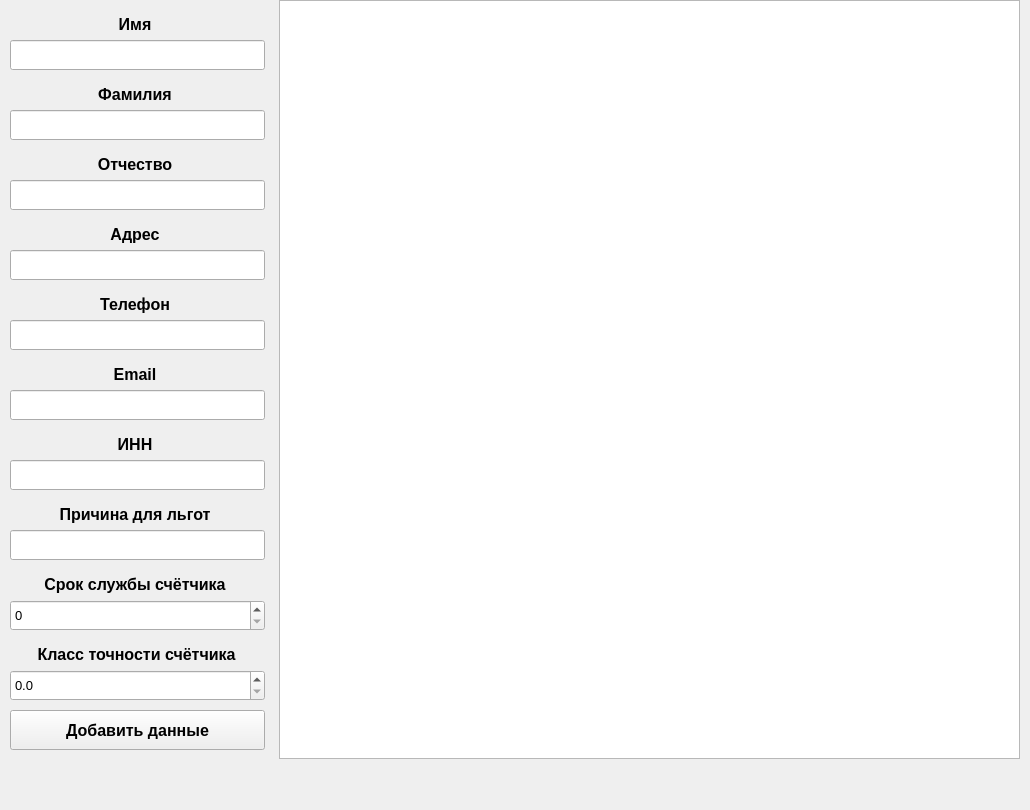
   <widget class="QWidget" name="tab">
    <property name="font">
     <font>
      <pointsize>10</pointsize>
      <weight>50</weight>
      <italic>false</italic>
      <bold>false</bold>
     </font>
    </property>
    <attribute name="title">
     <string>Добавить</string>
    </attribute>
    <widget class="QTableView" name="tableView">
     <property name="geometry">
      <rect>
       <x>279</x>
       <y>0</y>
       <width>741</width>
       <height>759</height>
      </rect>
     </property>
    </widget>
    <widget class="QPushButton" name="addPushButton">
     <property name="geometry">
      <rect>
       <x>10</x>
       <y>710</y>
       <width>255</width>
       <height>40</height>
      </rect>
     </property>
     <property name="font">
      <font>
       <family>Segoe UI</family>
       <pointsize>12</pointsize>
       <weight>75</weight>
       <italic>false</italic>
       <bold>true</bold>
      </font>
     </property>
     <property name="text">
      <string>Добавить данные</string>
     </property>
    </widget>
    <widget class="QLineEdit" name="lineEdit">
     <property name="geometry">
      <rect>
       <x>10</x>
       <y>40</y>
       <width>255</width>
       <height>30</height>
      </rect>
     </property>
    </widget>
    <widget class="QLineEdit" name="lineEdit_2">
     <property name="geometry">
      <rect>
       <x>10</x>
       <y>110</y>
       <width>255</width>
       <height>30</height>
      </rect>
     </property>
    </widget>
    <widget class="QLineEdit" name="lineEdit_3">
     <property name="geometry">
      <rect>
       <x>10</x>
       <y>180</y>
       <width>255</width>
       <height>30</height>
      </rect>
     </property>
    </widget>
    <widget class="QLineEdit" name="lineEdit_4">
     <property name="geometry">
      <rect>
       <x>10</x>
       <y>250</y>
       <width>255</width>
       <height>30</height>
      </rect>
     </property>
    </widget>
    <widget class="QLineEdit" name="lineEdit_5">
     <property name="geometry">
      <rect>
       <x>10</x>
       <y>320</y>
       <width>255</width>
       <height>30</height>
      </rect>
     </property>
    </widget>
    <widget class="QLineEdit" name="lineEdit_6">
     <property name="geometry">
      <rect>
       <x>10</x>
       <y>390</y>
       <width>255</width>
       <height>30</height>
      </rect>
     </property>
    </widget>
    <widget class="QLineEdit" name="lineEdit_7">
     <property name="geometry">
      <rect>
       <x>10</x>
       <y>460</y>
       <width>255</width>
       <height>30</height>
      </rect>
     </property>
    </widget>
    <widget class="QLabel" name="label">
     <property name="geometry">
      <rect>
       <x>10</x>
       <y>10</y>
       <width>250</width>
       <height>30</height>
      </rect>
     </property>
     <property name="font">
      <font>
       <pointsize>12</pointsize>
       <weight>75</weight>
       <italic>false</italic>
       <bold>true</bold>
      </font>
     </property>
     <property name="text">
      <string>&lt;html&gt;&lt;head/&gt;&lt;body&gt;&lt;p align=&quot;center&quot;&gt;Имя&lt;/p&gt;&lt;/body&gt;&lt;/html&gt;</string>
     </property>
     <property name="alignment">
      <set>Qt::AlignCenter</set>
     </property>
    </widget>
    <widget class="QLabel" name="label_2">
     <property name="geometry">
      <rect>
       <x>10</x>
       <y>80</y>
       <width>250</width>
       <height>30</height>
      </rect>
     </property>
     <property name="font">
      <font>
       <pointsize>12</pointsize>
       <weight>75</weight>
       <italic>false</italic>
       <bold>true</bold>
      </font>
     </property>
     <property name="text">
      <string>&lt;html&gt;&lt;head/&gt;&lt;body&gt;&lt;p align=&quot;center&quot;&gt;Фамилия&lt;/p&gt;&lt;/body&gt;&lt;/html&gt;</string>
     </property>
    </widget>
    <widget class="QLabel" name="label_3">
     <property name="geometry">
      <rect>
       <x>10</x>
       <y>150</y>
       <width>250</width>
       <height>30</height>
      </rect>
     </property>
     <property name="font">
      <font>
       <pointsize>12</pointsize>
       <weight>75</weight>
       <italic>false</italic>
       <bold>true</bold>
      </font>
     </property>
     <property name="text">
      <string>&lt;html&gt;&lt;head/&gt;&lt;body&gt;&lt;p align=&quot;center&quot;&gt;Отчество&lt;/p&gt;&lt;/body&gt;&lt;/html&gt;</string>
     </property>
     <property name="alignment">
      <set>Qt::AlignCenter</set>
     </property>
    </widget>
    <widget class="QLabel" name="label_4">
     <property name="geometry">
      <rect>
       <x>10</x>
       <y>220</y>
       <width>250</width>
       <height>30</height>
      </rect>
     </property>
     <property name="font">
      <font>
       <pointsize>12</pointsize>
       <weight>75</weight>
       <italic>false</italic>
       <bold>true</bold>
      </font>
     </property>
     <property name="text">
      <string>&lt;html&gt;&lt;head/&gt;&lt;body&gt;&lt;p align=&quot;center&quot;&gt;Адрес&lt;/p&gt;&lt;/body&gt;&lt;/html&gt;</string>
     </property>
     <property name="alignment">
      <set>Qt::AlignCenter</set>
     </property>
    </widget>
    <widget class="QLabel" name="label_5">
     <property name="geometry">
      <rect>
       <x>10</x>
       <y>290</y>
       <width>250</width>
       <height>30</height>
      </rect>
     </property>
     <property name="font">
      <font>
       <pointsize>12</pointsize>
       <weight>75</weight>
       <italic>false</italic>
       <bold>true</bold>
      </font>
     </property>
     <property name="text">
      <string>&lt;html&gt;&lt;head/&gt;&lt;body&gt;&lt;p align=&quot;center&quot;&gt;Телефон&lt;/p&gt;&lt;/body&gt;&lt;/html&gt;</string>
     </property>
     <property name="alignment">
      <set>Qt::AlignCenter</set>
     </property>
    </widget>
    <widget class="QLabel" name="label_6">
     <property name="geometry">
      <rect>
       <x>10</x>
       <y>360</y>
       <width>250</width>
       <height>30</height>
      </rect>
     </property>
     <property name="font">
      <font>
       <pointsize>12</pointsize>
       <weight>75</weight>
       <italic>false</italic>
       <bold>true</bold>
      </font>
     </property>
     <property name="text">
      <string>&lt;html&gt;&lt;head/&gt;&lt;body&gt;&lt;p align=&quot;center&quot;&gt;Email&lt;/p&gt;&lt;/body&gt;&lt;/html&gt;</string>
     </property>
     <property name="alignment">
      <set>Qt::AlignCenter</set>
     </property>
    </widget>
    <widget class="QLabel" name="label_7">
     <property name="geometry">
      <rect>
       <x>10</x>
       <y>430</y>
       <width>250</width>
       <height>30</height>
      </rect>
     </property>
     <property name="font">
      <font>
       <pointsize>12</pointsize>
       <weight>75</weight>
       <italic>false</italic>
       <bold>true</bold>
      </font>
     </property>
     <property name="text">
      <string>&lt;html&gt;&lt;head/&gt;&lt;body&gt;&lt;p align=&quot;center&quot;&gt;ИНН&lt;/p&gt;&lt;/body&gt;&lt;/html&gt;</string>
     </property>
     <property name="alignment">
      <set>Qt::AlignCenter</set>
     </property>
    </widget>
    <widget class="QLabel" name="label_8">
     <property name="geometry">
      <rect>
       <x>10</x>
       <y>500</y>
       <width>250</width>
       <height>30</height>
      </rect>
     </property>
     <property name="font">
      <font>
       <pointsize>12</pointsize>
       <weight>75</weight>
       <italic>false</italic>
       <bold>true</bold>
      </font>
     </property>
     <property name="text">
      <string>&lt;html&gt;&lt;head/&gt;&lt;body&gt;&lt;p align=&quot;center&quot;&gt;Причина для льгот&lt;/p&gt;&lt;/body&gt;&lt;/html&gt;</string>
     </property>
     <property name="alignment">
      <set>Qt::AlignCenter</set>
     </property>
    </widget>
    <widget class="QLabel" name="label_9">
     <property name="geometry">
      <rect>
       <x>10</x>
       <y>570</y>
       <width>250</width>
       <height>30</height>
      </rect>
     </property>
     <property name="font">
      <font>
       <pointsize>12</pointsize>
       <weight>75</weight>
       <italic>false</italic>
       <bold>true</bold>
      </font>
     </property>
     <property name="text">
      <string>&lt;html&gt;&lt;head/&gt;&lt;body&gt;&lt;p align=&quot;center&quot;&gt;Срок службы счётчика&lt;/p&gt;&lt;/body&gt;&lt;/html&gt;</string>
     </property>
     <property name="alignment">
      <set>Qt::AlignCenter</set>
     </property>
    </widget>
    <widget class="QLabel" name="label_10">
     <property name="geometry">
      <rect>
       <x>6</x>
       <y>640</y>
       <width>261</width>
       <height>30</height>
      </rect>
     </property>
     <property name="font">
      <font>
       <pointsize>12</pointsize>
       <weight>75</weight>
       <italic>false</italic>
       <bold>true</bold>
      </font>
     </property>
     <property name="text">
      <string>&lt;html&gt;&lt;head/&gt;&lt;body&gt;&lt;p align=&quot;center&quot;&gt;Класс точности счётчика&lt;/p&gt;&lt;/body&gt;&lt;/html&gt;</string>
     </property>
     <property name="alignment">
      <set>Qt::AlignCenter</set>
     </property>
    </widget>
    <widget class="QSpinBox" name="addSpinBox">
     <property name="geometry">
      <rect>
       <x>10</x>
       <y>600</y>
       <width>255</width>
       <height>31</height>
      </rect>
     </property>
     <property name="minimum">
      <number>0</number>
     </property>
     <property name="singleStep">
      <number>1</number>
     </property>
     <property name="value">
      <number>0</number>
     </property>
    </widget>
    <widget class="QDoubleSpinBox" name="addDoubleSpinBox">
     <property name="geometry">
      <rect>
       <x>10</x>
       <y>670</y>
       <width>255</width>
       <height>31</height>
      </rect>
     </property>
     <property name="decimals">
      <number>1</number>
     </property>
     <property name="maximum">
      <double>2.000000000000000</double>
     </property>
     <property name="singleStep">
      <double>0.100000000000000</double>
     </property>
     <property name="stepType">
      <enum>QAbstractSpinBox::AdaptiveDecimalStepType</enum>
     </property>
    </widget>
    <widget class="QLineEdit" name="lineEdit_8">
     <property name="geometry">
      <rect>
       <x>10</x>
       <y>530</y>
       <width>255</width>
       <height>30</height>
      </rect>
     </property>
    </widget>
    <widget class="QLabel" name="label_img">
     <property name="geometry">
      <rect>
       <x>0</x>
       <y>-30</y>
       <width>1021</width>
       <height>801</height>
      </rect>
     </property>
     <property name="text">
      <string>&lt;html&gt;&lt;head/&gt;&lt;body&gt;&lt;p&gt;&lt;img src=&quot;:/othlargwin.png&quot;/&gt;&lt;/p&gt;&lt;/body&gt;&lt;/html&gt;</string>
     </property>
    </widget>
    <zorder>label_img</zorder>
    <zorder>tableView</zorder>
    <zorder>addPushButton</zorder>
    <zorder>lineEdit</zorder>
    <zorder>lineEdit_2</zorder>
    <zorder>lineEdit_3</zorder>
    <zorder>lineEdit_4</zorder>
    <zorder>lineEdit_5</zorder>
    <zorder>lineEdit_6</zorder>
    <zorder>lineEdit_7</zorder>
    <zorder>label</zorder>
    <zorder>label_2</zorder>
    <zorder>label_3</zorder>
    <zorder>label_4</zorder>
    <zorder>label_5</zorder>
    <zorder>label_6</zorder>
    <zorder>label_7</zorder>
    <zorder>label_8</zorder>
    <zorder>label_9</zorder>
    <zorder>label_10</zorder>
    <zorder>addSpinBox</zorder>
    <zorder>addDoubleSpinBox</zorder>
    <zorder>lineEdit_8</zorder>
   </widget>
